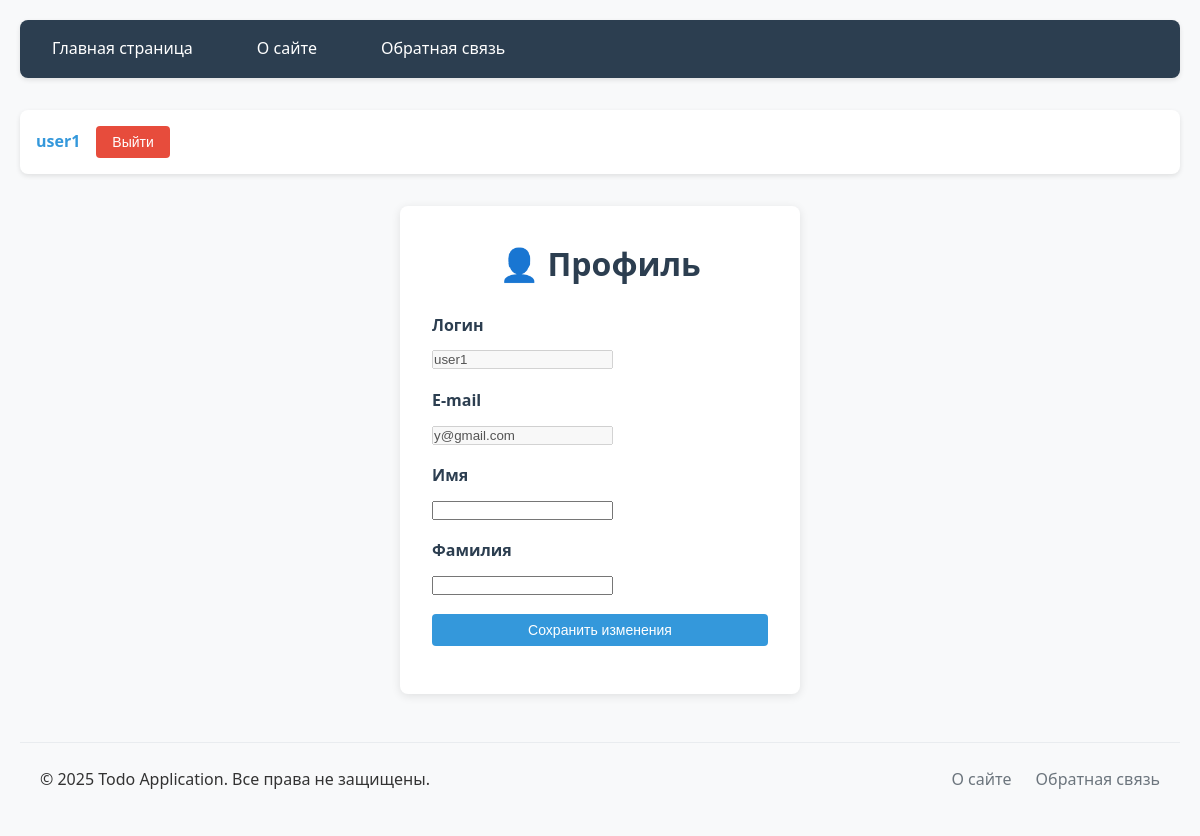
/profile/ (signed in), run on the app's committed database.
### users/models.py (models this page shows)
class User(AbstractUser):
    photo = models.ImageField(upload_to="users/%Y/%m/%d/",
                              blank=True,
                              null=True,
                              verbose_name="Фото профиля"
                              )
    date_birth = models.DateTimeField(blank=True,
                                      null=True,
                                      verbose_name="Дата рождения"
                                      )

### users/views.py (the view, shortened to what this page needs)
# urls.py: path('profile/', views.ProfileUser.as_view(), name='profile'),
class ProfileUser(LoginRequiredMixin, UpdateView):
    model = get_user_model()
    form_class = ProfileUserForm
    template_name = 'users/profile.html'
    extra_context = {
        'title': 'Профиль пользователя',
    }
    def get_object(self, queryset=None):
        return self.request.user

### users/forms.py
class ProfileUserForm(forms.ModelForm):
    username = forms.CharField(disabled=True,
                               label='Логин',
                               widget=forms.TextInput(attrs={'class': 'form-input'}))
    email = forms.CharField(disabled=True,
                            label='E-mail',
                            widget=forms.TextInput(attrs={'class': 'form-input'}))
    class Meta:
        model = get_user_model()
        fields = ['username', 'email', 'first_name', 'last_name']
        labels = {
            'first_name': 'Имя',
            'last_name': 'Фамилия',
        }
        widgets = {
            'first_name': forms.TextInput(attrs={'class': 'form-input'}),
            'last_name': forms.TextInput(attrs={'class': 'form-input'}),
        }

### todo/context_processors.py (called while the page is built)
def get_todo_context(request):
    return {'mainmenu': menu}

### users/templates/users/profile.html (shortened to what this page needs)
{% extends 'base.html' %}
{% block content %}
<div class="auth-form">
    <h1>👤 Профиль</h1>
    <form method="post">
        {% for f in form %}
        <div class="form-group">
            <label class="form-label" for="{{ f.id_for_label }}">{{ f.label }}</label>
            {{ f }}
        </div>
        {% endfor %}
        <div class="form-group">
            <button type="submit" class="btn" style="width: 100%;">Сохранить изменения</button>
        </div>
    </form>
</div>
{% endblock %}

### templates/base.html (shortened to what this page needs)
{% load static %}
<!DOCTYPE html>
<html lang="en">
<head>
    <link type="text/css" href="{% static 'todo/css/styles.css' %}" rel="stylesheet" />
</head>
<body>
    <nav class="navbar">
        <ul class="main-menu">
            {% for m in mainmenu %}
            <li><a href="{% url m.url_name %}">{{ m.title }}</a></li>
            {% endfor %}
        </ul>
    </nav>
    <div class="user-info">
        {% if user.is_authenticated %}
            <span><strong><a href="{% url 'users:profile' %}">{{ user.username }}</a></strong></span>
            <form action="{% url 'users:logout' %}" method="post">
                <button type="submit" class="btn-danger">Выйти</button>
            </form>
        {% else %}
            <a href="{% url 'users:login' %}" class="btn">Войти</a>
            <a href="{% url 'users:register' %}" class="btn btn-success">Регистрация</a>
        {% endif %}
    </div>
    <main>
        {% block content %}
        {% endblock %}
    </main>
</body>
<footer class="footer">
    <div class="footer-content">
        <p>&copy; 2025 Todo Application. Все права не защищены.</p>
        <div class="footer-links">
            <a href="{% url 'about' %}">О сайте</a>
            <a href="{% url 'contact' %}">Обратная связь</a>
        </div>
    </div>
</footer>
</html>

### todo/static/todo/css/styles.css (style rules this page uses)
* { margin: 0; padding: 0; box-sizing: border-box; }
body { font-family: 'Segoe UI', Tahoma, Geneva, Verdana, sans-serif; line-height: 1.6; color: #333; background-color: #f8f9fa; padding: 20px; }
.navbar { background: #2c3e50; padding: 1rem; border-radius: 8px; margin-bottom: 2rem; box-shadow: 0 2px 5px rgba(0,0,0,0.1); }
.main-menu { list-style: none; display: flex; gap: 2rem; }
.main-menu a { color: white; text-decoration: none; padding: 0.5rem 1rem; border-radius: 4px; transition: background-color 0.3s; }
.user-info { background: white; padding: 1rem; border-radius: 8px; margin-bottom: 2rem; box-shadow: 0 2px 5px rgba(0,0,0,0.1); display: flex; align-items: center; gap: 1rem; }
.user-info form { margin: 0; }
button, .btn { background: #3498db; color: white; border: none; padding: 0.5rem 1rem; border-radius: 4px; cursor: pointer; text-decoration: none; display: inline-block; font-size: 14px; transition: background-color 0.3s; }
.btn-danger { background: #e74c3c; }
.auth-form { max-width: 400px; margin: 0 auto; background: white; padding: 2rem; border-radius: 8px; box-shadow: 0 2px 10px rgba(0,0,0,0.1); }
.form-group { margin-bottom: 1rem; }
.form-label { display: block; margin-bottom: 0.5rem; font-weight: 600; color: #2c3e50; }
h1 { color: #2c3e50; margin-bottom: 1.5rem; text-align: center; }
a { color: #3498db; text-decoration: none; }
.footer { margin-top: 3rem; padding: 1.5rem 0; border-top: 1px solid #e9ecef; background: #f8f9fa; }
.footer-content { max-width: 1200px; margin: 0 auto; padding: 0 20px; display: flex; justify-content: space-between; align-items: center; flex-wrap: wrap; gap: 1rem; }
.footer-links { display: flex; gap: 1.5rem; }
.footer-links a { color: #6c757d; text-decoration: none; }

### data on the page
User: username "user1", form "user1" "y@gmail.com"

### other printed values
{{ m.title }} "Главная страница" "О сайте" "Обратная связь"
{{ f.label }} "Логин" "E-mail" "Имя" "Фамилия"
